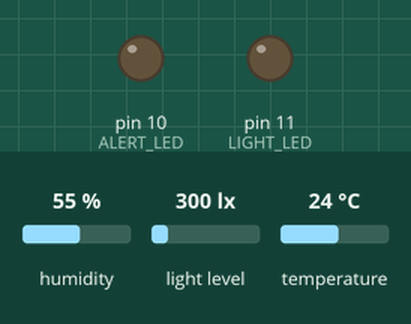
This sketch was run on a simulated Arduino Uno, built with avr-gcc and run on an emulated ATmega328P. Parts: output pins drawn as LEDs (lit = HIGH). The inputs (shaded band) are chosen by the test bench; at power-on: humidity 55 %, light level 300 lx, temperature 24 °C. What the sketch prints to the serial monitor is not drawn.

Above: at 1.2 s.
1.3 s: humidity set to 31 %
5.5 s: humidity set to 28 %
At 6.9 s:
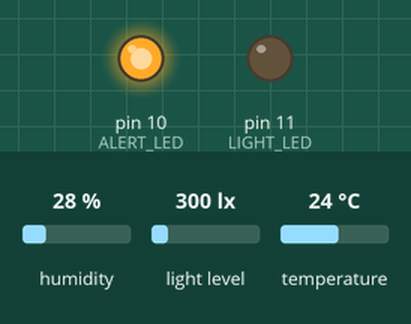
7.5 s: light level set to 105 lx
9.2 s: light level set to 92 lx
At 11.1 s:
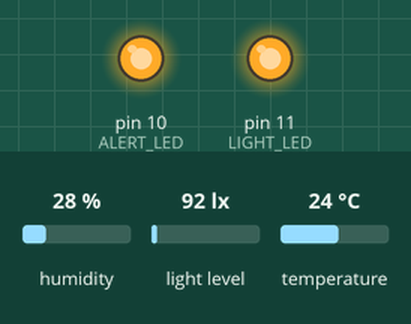
11.5 s: humidity set to 40 %
At 15.3 s:
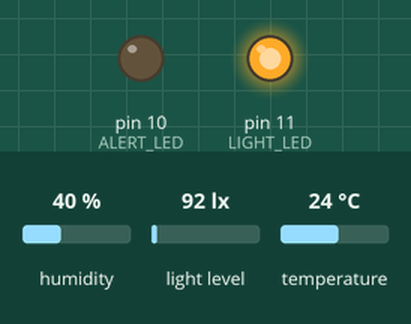
Timing chart, 0 to 16.8 s (numbered marks = the images above; inputs shaded):
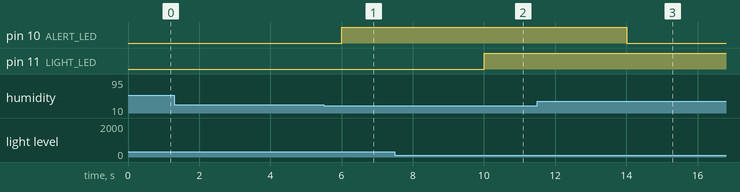

Measured:
- the behaviour switches between 30 and 29 % on humidity (found by bisection; images 0 and 1)
- the behaviour switches between 101 and 100 lx on light level (found by bisection; images 1 and 2)
- after the input at 1.3 s, every drawn part: stays the same
- after the input at 5.5 s, pin 10 (ALERT_LED): LOW → HIGH after 0.51 s
- after the input at 7.5 s, every drawn part: stays the same
- after the input at 9.2 s, pin 11 (LIGHT_LED): LOW → HIGH after 0.81 s
- after the input at 11.5 s, pin 10 (ALERT_LED): HIGH → LOW after 2.5 s

The sketch:

project_embedded.ino
```cpp
#include <Wire.h>
#include <BH1750.h>
#include <DHT.h>

#define DHTPIN 12
#define DHTTYPE DHT22

#define LIGHT_LED 11
#define ALERT_LED 10

DHT dht(DHTPIN, DHTTYPE);
BH1750 lightMeter;

// Default thresholds
float minLux = 100;
float minTemp = 18;
float maxTemp = 32;
float minHumidity = 30;
float maxHumidity = 80;
float drasticLuxChange = 300;

float previousLux = -1;

bool lightAvailable = false;

unsigned long lastRead = 0;
unsigned long lastRetry = 0;

void setup() {
  Serial.begin(9600);
  Serial.setTimeout(100);

  Wire.begin();
  dht.begin();

  pinMode(LIGHT_LED, OUTPUT);
  pinMode(ALERT_LED, OUTPUT);

  digitalWrite(LIGHT_LED, LOW);
  digitalWrite(ALERT_LED, LOW);

  // Start light sensor
  lightAvailable = lightMeter.begin();

  Serial.println("{\"system\":\"ready\"}");
}

void loop() {

  // Receive new threshold values from Raspberry Pi
  if (Serial.available()) {

    String command = Serial.readStringUntil('\n');

    if (command.startsWith("LIMITS,")) {

      command.remove(0, 7);

      float values[6];

      for (int i = 0; i < 6; i++) {

        int comma = command.indexOf(',');

        if (i < 5 && comma == -1) {
          break;
        }

        String value;

        if (i < 5) {
          value = command.substring(0, comma);
          command.remove(0, comma + 1);
        } else {
          value = command;
        }

        values[i] = value.toFloat();
      }

      if (values[1] < values[2] &&
          values[3] < values[4] &&
          values[4] <= 100 &&
          values[0] >= 0 &&
          values[5] > 0) {

        minLux = values[0];
        minTemp = values[1];
        maxTemp = values[2];
        minHumidity = values[3];
        maxHumidity = values[4];
        drasticLuxChange = values[5];

        Serial.println("ACK:LIMITS");
      } else {
        Serial.println("ERROR:INVALID_LIMITS");
      }
    }
  }

  // Read sensors every 2 seconds
  if (millis() - lastRead < 2000) {
    return;
  }

  lastRead = millis();

  // Read DHT22
  float temperature = dht.readTemperature();
  float humidity = dht.readHumidity();

  bool dhtAvailable =
    !isnan(temperature) && !isnan(humidity);

  // Check light sensor again every 10 seconds if unavailable
  if (!lightAvailable && millis() - lastRetry >= 10000) {

    lastRetry = millis();

    lightAvailable = lightMeter.begin();
  }

  // Read BH1750 only when available
  float lux = -1;

  if (lightAvailable) {

    lux = lightMeter.readLightLevel();

    if (isnan(lux) || lux < 0) {
      lightAvailable = false;
      previousLux = -1;
    }
  }

  // Check light conditions
  bool lowLight = false;
  bool drasticChange = false;

  if (lightAvailable) {

    lowLight = lux < minLux;

    if (previousLux >= 0) {
      drasticChange =
        abs(lux - previousLux) > drasticLuxChange;
    }

    previousLux = lux;
  }

  // Check temperature and humidity
  bool climateAlert = false;

  if (dhtAvailable) {

    climateAlert =
      temperature < minTemp ||
      temperature > maxTemp ||
      humidity < minHumidity ||
      humidity > maxHumidity;
  }

  bool alert = climateAlert || drasticChange;

  // Control LEDs
  digitalWrite(
    LIGHT_LED,
    lightAvailable && lowLight ? HIGH : LOW
  );

  digitalWrite(
    ALERT_LED,
    alert ? HIGH : LOW
  );

  // Send readings to Raspberry Pi
  Serial.print("{");

  Serial.print("\"dhtAvailable\":");
  Serial.print(dhtAvailable ? "true" : "false");

  Serial.print(",\"lightAvailable\":");
  Serial.print(lightAvailable ? "true" : "false");

  Serial.print(",\"temperature\":");

  if (dhtAvailable) {
    Serial.print(temperature);
  } else {
    Serial.print("null");
  }

  Serial.print(",\"humidity\":");

  if (dhtAvailable) {
    Serial.print(humidity);
  } else {
    Serial.print("null");
  }

  Serial.print(",\"lux\":");

  if (lightAvailable) {
    Serial.print(lux);
  } else {
    Serial.print("null");
  }

  Serial.print(",\"lowLight\":");
  Serial.print(lowLight ? "true" : "false");

  Serial.print(",\"drasticChange\":");
  Serial.print(drasticChange ? "true" : "false");

  Serial.print(",\"alert\":");
  Serial.print(alert ? "true" : "false");

  Serial.println("}");
}
```
